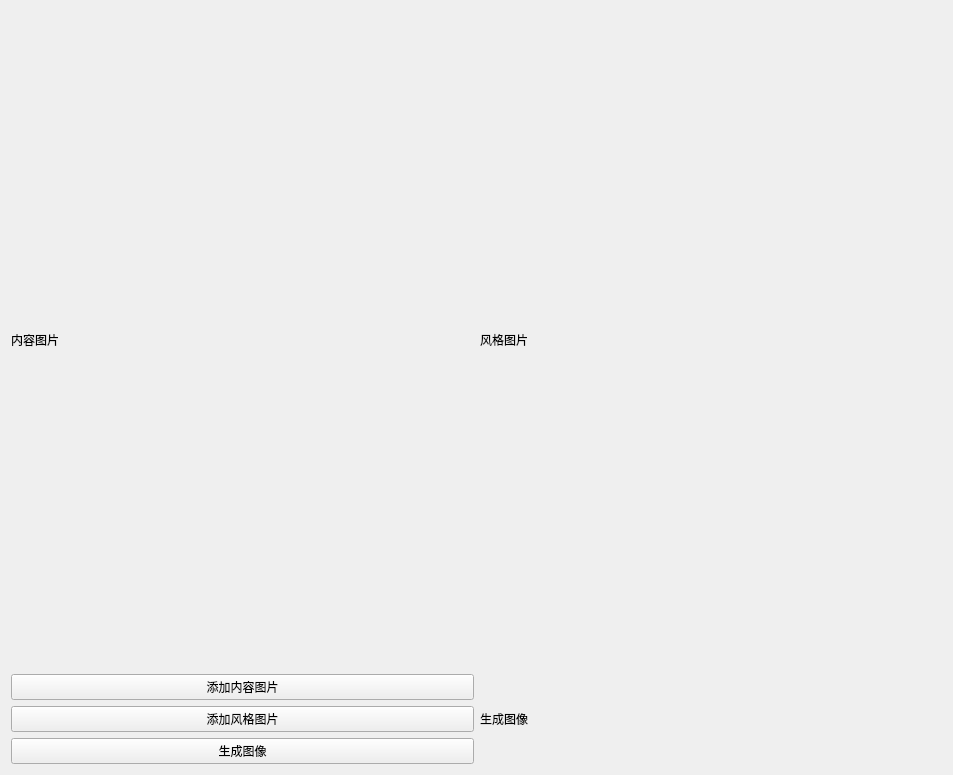
<?xml version="1.0" encoding="UTF-8"?>
<ui version="4.0">
 <class>Form</class>
 <widget class="QWidget" name="Form">
  <property name="geometry">
   <rect>
    <x>0</x>
    <y>0</y>
    <width>953</width>
    <height>775</height>
   </rect>
  </property>
  <property name="minimumSize">
   <size>
    <width>500</width>
    <height>500</height>
   </size>
  </property>
  <property name="windowTitle">
   <string>艺术图像自动生成软件</string>
  </property>
  <layout class="QGridLayout" name="gridLayout">
   <item row="0" column="0">
    <widget class="QLabel" name="label_content">
     <property name="text">
      <string>内容图片</string>
     </property>
    </widget>
   </item>
   <item row="0" column="1">
    <widget class="QLabel" name="label_style">
     <property name="text">
      <string>风格图片</string>
     </property>
    </widget>
   </item>
   <item row="1" column="0">
    <layout class="QVBoxLayout" name="verticalLayout">
     <item>
      <widget class="QPushButton" name="pushButton_content">
       <property name="text">
        <string>添加内容图片</string>
       </property>
      </widget>
     </item>
     <item>
      <widget class="QPushButton" name="pushButton_style">
       <property name="text">
        <string>添加风格图片</string>
       </property>
      </widget>
     </item>
     <item>
      <widget class="QPushButton" name="pushButton_start">
       <property name="text">
        <string>生成图像</string>
       </property>
      </widget>
     </item>
    </layout>
   </item>
   <item row="1" column="1">
    <widget class="QLabel" name="label_result">
     <property name="text">
      <string>生成图像</string>
     </property>
    </widget>
   </item>
  </layout>
 </widget>
 <resources/>
 <connections/>
</ui>
